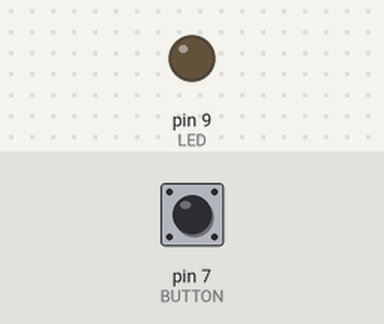
Simulated run of this sketch. Board: Arduino Uno, built with avr-gcc and run on an emulated ATmega328P. Shown: output pins drawn as LEDs (lit = HIGH). The test bench sets the inputs (shaded band); at power-on: pin 7 (BUTTON) LOW.

Above: at 1.2 s.
1.3 s: pin 7 (BUTTON) pulled HIGH for 1 s
At 1.46 s:
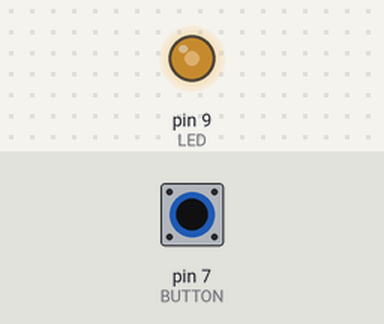
At 3.0 s:
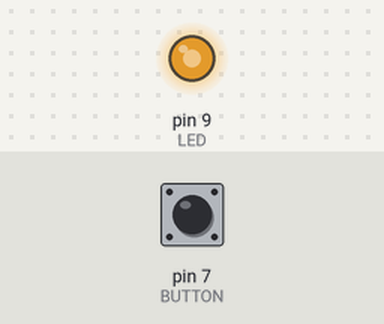
3.8 s: pin 7 (BUTTON) pulled HIGH for 0.15 s
At 4.2 s:
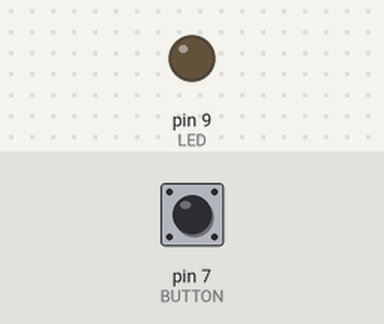
5.4 s: pin 7 (BUTTON) pulled HIGH for 3.2 s
Timing chart, 0 to 10.1 s (numbered marks = the images above; inputs shaded):
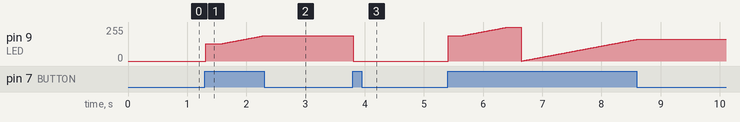

Measured:
- after the input at 1.3 s, pin 9 (LED): moves from 0/255 to 191/255 over 1.0 s, starting at once
- after the input at 3.8 s, pin 9 (LED): 191/255 → 0/255 at once

The sketch:

dimSchalter.ino
```cpp
//LED dimSchalter

const int LED = 9;
const int BUTTON = 7;
int val = 0;
int oval = 0;
int state = 0;
int lumen = 128;
unsigned long startTime = 0;

void setup() {
  pinMode(LED, OUTPUT);
  pinMode(BUTTON, INPUT);
}

void loop() {
  val = digitalRead(BUTTON);
  if ((val == HIGH) && (oval == LOW)) {
    state = 1 - state;
    startTime = millis();
    delay(10);
  }
  if ((val == HIGH) && (oval == HIGH)) {
    if (state == 1 && (millis()-startTime) > 250) {
      lumen++;
      delay(12);
      if(lumen > 256) {
        delay(200);
        lumen = 0;
      }
    }
  }
  oval = val;
  if(state == 1) {
    analogWrite(LED, lumen);
  } else {
    analogWrite(LED, 0);
  }
}
```
